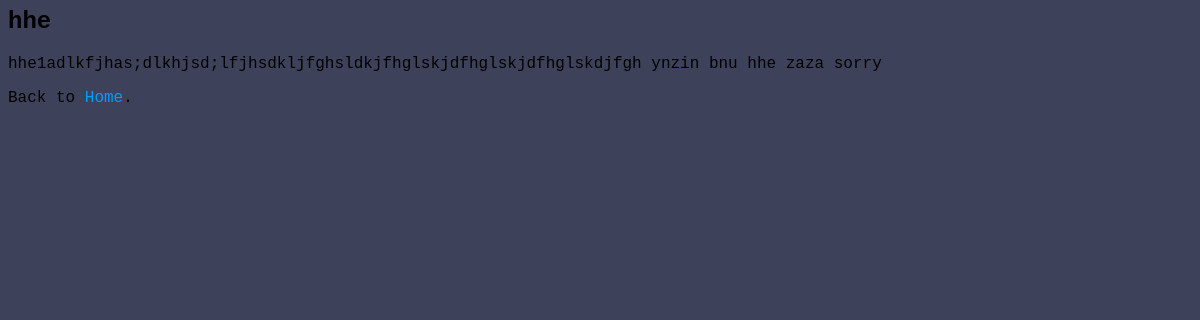
The app's page /post/1/ with its own data.
### main/models.py (models this page shows, shortened)
class Post(models.Model):
    title = models.CharField(max_length=50, null=False, blank=False)
    body = RichTextField(null=False, blank=False)

### main/views.py (the view)
# urls.py: path('post/<int:pk>/', BlogDetailView.as_view(), name = 'detail'),
class BlogDetailView(DetailView):
    model = Post
    template_name = 'detail_view.html'

### templates/detail_view.html
{% extends 'base.html' %}
{% block content %}
<div class="article-entry">
<h2>{{ object.title }}</h2>
<p>{{ object.body }}</p>
</div>
<p>Back to <a href="{% url 'home' %}">Home</a>.</p>
{% endblock content %}

### static/css/base.css (style rules this page uses)
*, *:before, *:after { box-sizing: border-box; }
body { background: #3e415a; font-family:"Raleway", monospace; }
a { text-decoration: none; color: #009dff; transition: .5s ease; }

### records on screen
Post: title "hhe", body "hhe1adlkfjhas;dlkhjsd;lfjhsdkljfghsldkjfhglskjdfhglskjdfhglskdjfgh ynzin bnu hhe zaza sorry"
